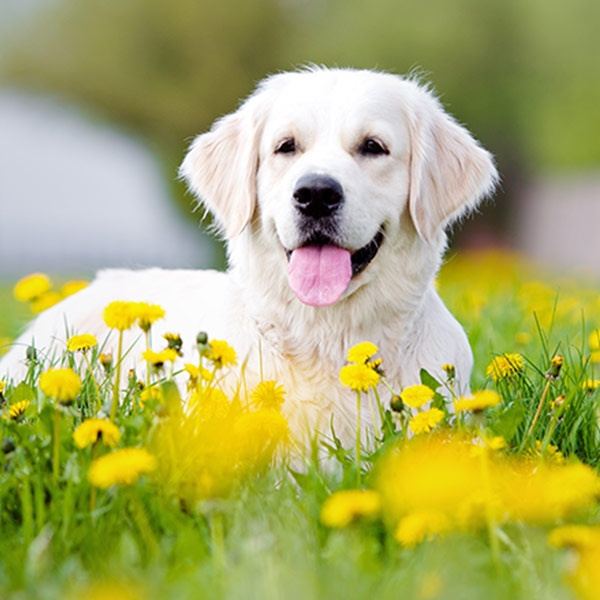
#> input picture Computer-vision/01 - Image/img_copy.jpg, 600 x 600 px, given in place of the camera
$ python mouse.py
#> lines starting #> are read from the running program, lines starting #| are printed output that depends on the picture; after the words box and inside, x2 and y2 are one past the last pixel; in counts of white or black regions, pixels touching at a corner belong together
import cv2
import math
import numpy as np

cap = cv2.VideoCapture(0)
w=cap.get(3)
h=cap.get(4)
#print(w)

def mouse_event(event, x,y,flags, para):
    if event == cv2.EVENT_LBUTTONDOWN:
        print (event)
        pixel = hsv[y,x]

        cv2.setTrackbarPos('lowh','trackbar',pixel[0] - 10)
        cv2.setTrackbarPos('highh','trackbar',pixel[0] + 10)
        cv2.setTrackbarPos('lows','trackbar',pixel[1] - 20)
        cv2.setTrackbarPos('highs','trackbar',pixel[1] + 20)
        cv2.setTrackbarPos('lowv','trackbar',pixel[2] - 50)
        cv2.setTrackbarPos('highv','trackbar',pixel[2] + 50)

def callback(x):
        pass

cv2.namedWindow('trackbar')
cv2.namedWindow('imag')
cv2.namedWindow('hough')
cv2.namedWindow('rad')

cv2.createTrackbar('lowh','trackbar',0,180,callback)
cv2.createTrackbar('highh','trackbar',0,180,callback)
cv2.createTrackbar('lows','trackbar',0,255,callback)
cv2.createTrackbar('highs','trackbar',0,255,callback)
cv2.createTrackbar('lowv','trackbar',0,255,callback)
cv2.createTrackbar('highv','trackbar',0,255,callback)


cv2.createTrackbar('minline','hough',0,80,callback)
cv2.createTrackbar('maxgap','hough',0,80,callback)

cv2.createTrackbar('rad','rad',703,1800,callback)
cv2.createTrackbar('rad2','rad',592,1800,callback)
cv2.createTrackbar('width','rad',678,1800,callback)

while 1:
    _,img=cap.read()
#> img is the input picture: shape (600, 600, 3); mean B, G, R 104.6, 173, 171.1

    cv2.setMouseCallback('imag',mouse_event)

    '''
    edges = cv2.Canny(img,50,150,apertureSize = 3)
    cv2.imshow('edges',edges)
    '''
    lowh=cv2.getTrackbarPos('lowh', 'trackbar')
    highh=cv2.getTrackbarPos('highh', 'trackbar')
    lows=cv2.getTrackbarPos('lows', 'trackbar')
    highs=cv2.getTrackbarPos('highs', 'trackbar')
    lowv=cv2.getTrackbarPos('lowv', 'trackbar')
    highv=cv2.getTrackbarPos('highv', 'trackbar')

    lowred=np.array([lowh,lows,lowv])
    highred=np.array([highh,highs,highv])

    hsv= cv2.cvtColor(img,cv2.COLOR_BGR2HSV)
#> hsv: shape (600, 600, 3); mean H, S, V 48, 117.5, 180.5

    mask= cv2.inRange(hsv,lowred,highred)
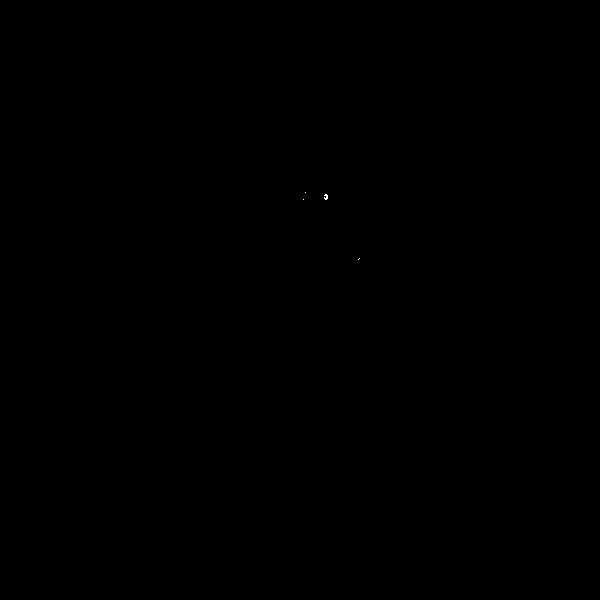
#> mask: shape (600, 600); 0.01% white in thin lines or dots, all inside (x1, y1, x2, y2) = (303, 192, 360, 260)

    kernel = np.ones((10,10),np.uint8)
    dilute = cv2.dilate(mask, kernel, iterations = 1)
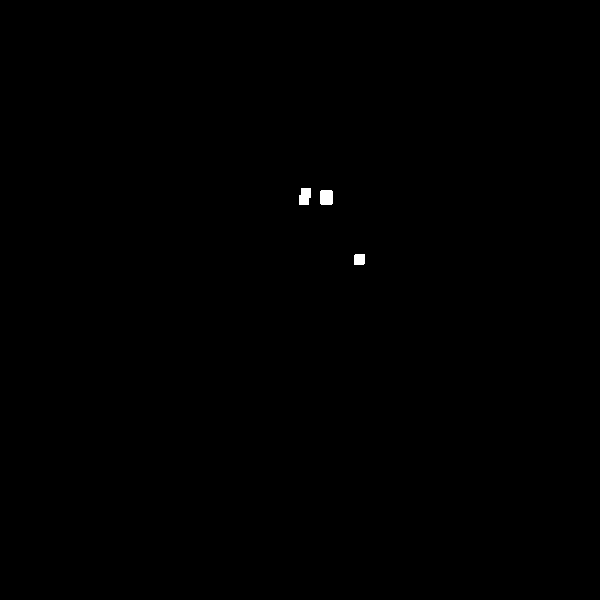
#> dilute: shape (600, 600); 0.14% white; 3 white regions, box (x1, y1, x2, y2) and area: (320, 190, 333, 205) 191, (299, 188, 311, 205) 176, (354, 254, 365, 265) 119
    opening = cv2.morphologyEx(dilute, cv2.MORPH_CLOSE, kernel)
#> opening: shape (600, 600); 0.15% white; 2 white regions

    cv2.imshow('mask',mask)
    cv2.imshow('opening',opening)

    contours, hierarchy=cv2.findContours(opening,cv2.RETR_TREE,cv2.CHAIN_APPROX_SIMPLE)
#> contours = 2 contours; box (x1, y1, x2, y2) and area: (300, 189, 334, 206) 376, (355, 255, 366, 266) 99

    for i in contours:
                    area = cv2.contourArea(i)
                    if(area>1000):
                            x,y,w,h = cv2.boundingRect(i)

                            rect = cv2.minAreaRect(i)
                            box = cv2.boxPoints(rect)
                            box = np.int0(box)
                            cv2.drawContours(img,[box],0,(0,0,255),2)

                            #cv2.rectangle(img,(x,y),(x+w,y+h),(0,0,255),2)
                            cv2.putText(img,"color1 detected",(x,y),cv2.FONT_HERSHEY_SIMPLEX, 0.7, (0,0,255))
#> this loop made 2 passes
#> area on passes 1 to 2: 99, 376


    cv2.imshow('imag',img)
    #cv2.imshow('dil',opening)

    k = cv2.waitKey(1) & 0xFF
#> (key Esc is pressed here)
    if k == 27:
            break

cap.release()
cv2.destroyAllWindows()
